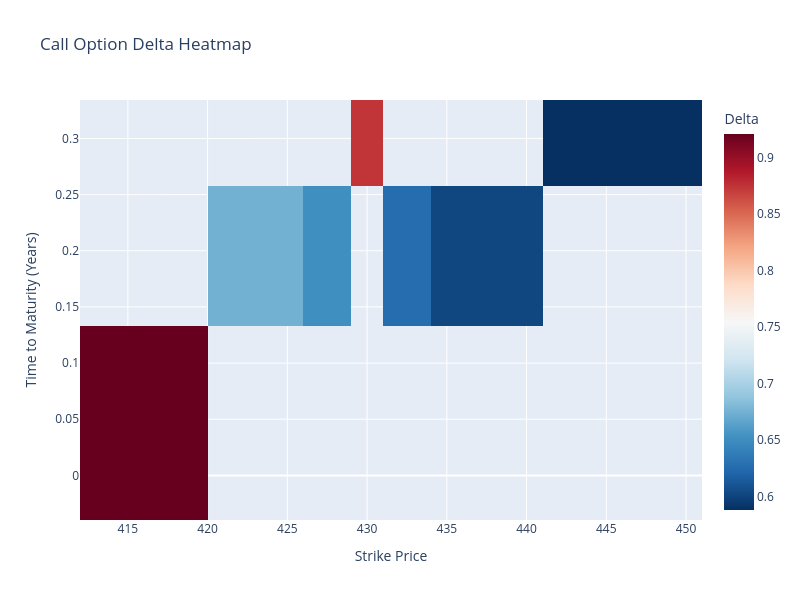
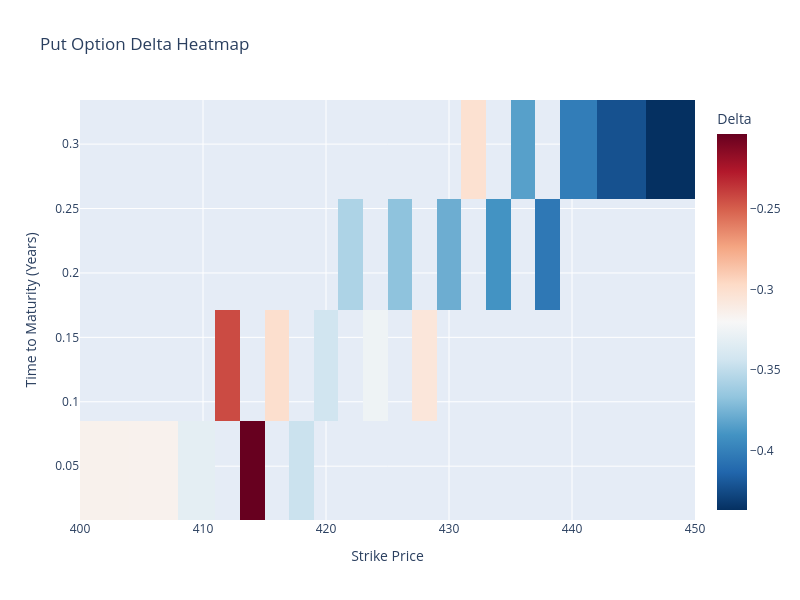

Source (notebook cell) for these figures, in order:
### Markdown cell above
**Reasoning**:
I need to visualize the behavior of option Greeks. I'll start with Delta, creating a heatmap that shows Delta values across different strike prices and times to maturity. This involves preparing the data by pivoting `df_options` to get Delta values in a grid format.

### Code cell
import plotly.graph_objects as go

print("Generating Heatmap for Option Delta...")

# Prepare data for Delta heatmap
# It's important to average or select a representative value if multiple options exist for same TTM/Strike (e.g., calls/puts).
# For a heatmap, we generally want one value per (TTM, Strike) cell.
# Let's consider calls and puts separately for Greeks visualization, or average them if appropriate.
# For simplicity, let's create separate heatmaps for Call Delta and Put Delta.

# Filter for call options and pivot for Delta heatmap
df_calls = df_options[df_options['option_type'] == 'call']
delta_calls_pivot = df_calls.pivot_table(index='time_to_maturity', columns='strike_price', values='delta')

# Create Call Delta Heatmap
fig_delta_call = go.Figure(data=go.Heatmap(
                   z=delta_calls_pivot.values,
                   x=delta_calls_pivot.columns,
                   y=delta_calls_pivot.index,
                   colorscale='RdBu_r',
                   colorbar=dict(title='Delta')
                  ))

fig_delta_call.update_layout(
    title='Call Option Delta Heatmap',
    xaxis_title='Strike Price',
    yaxis_title='Time to Maturity (Years)',
    autosize=False,
    width=800,
    height=600,
    hovermode='closest'
)
fig_delta_call.show()
print("Call Option Delta Heatmap displayed.")


# Filter for put options and pivot for Delta heatmap
df_puts = df_options[df_options['option_type'] == 'put']
delta_puts_pivot = df_puts.pivot_table(index='time_to_maturity', columns='strike_price', values='delta')

# Create Put Delta Heatmap
fig_delta_put = go.Figure(data=go.Heatmap(
                   z=delta_puts_pivot.values,
                   x=delta_puts_pivot.columns,
                   y=delta_puts_pivot.index,
                   colorscale='RdBu_r',
                   colorbar=dict(title='Delta')
                  ))

fig_delta_put.update_layout(
    title='Put Option Delta Heatmap',
    xaxis_title='Strike Price',
    yaxis_title='Time to Maturity (Years)',
    autosize=False,
    width=800,
    height=600,
    hovermode='closest'
)
fig_delta_put.show()
print("Put Option Delta Heatmap displayed.")

### Figure 1 — Plotly figure (JSON) as saved in the notebook; plotly's stock layout.template omitted (floating-point values rounded to 4 significant figures)
{"data": [{"colorbar": {"title": {"text": "Delta"}}, "colorscale": [[0, "rgb(5,48,97)"], [0.1, "rgb(33,102,172)"], [0.2, "rgb(67,147,195)"], [0.3, "rgb(146,197,222)"], [0.4, "rgb(209,229,240)"], [0.5, "rgb(247,247,247)"], [0.6, "rgb(253,219,199)"], [0.7, "rgb(244,165,130)"], [0.8, "rgb(214,96,77)"], [0.9, "rgb(178,24,43)"], [1, "rgb(103,0,31)"]], "type": "heatmap", "x": [416, 424, 428, 430, 432, 436, 446], "y": [0.04658, 0.2192, 0.2959], "z": [[0.9206, null, null, null, null, null, null], [null, 0.675, 0.6518, null, 0.6265, 0.6026, null], [null, null, null, 0.8739, null, null, 0.5884]]}], "layout": {"autosize": false, "height": 600, "hovermode": "closest", "title": {"text": "Call Option Delta Heatmap"}, "width": 800, "xaxis": {"title": {"text": "Strike Price"}}, "yaxis": {"title": {"text": "Time to Maturity (Years)"}}}}

### Figure 2 — Plotly figure (JSON) as saved in the notebook; plotly's stock layout.template omitted (floating-point values rounded to 4 significant figures)
{"data": [{"colorbar": {"title": {"text": "Delta"}}, "colorscale": [[0, "rgb(5,48,97)"], [0.1, "rgb(33,102,172)"], [0.2, "rgb(67,147,195)"], [0.3, "rgb(146,197,222)"], [0.4, "rgb(209,229,240)"], [0.5, "rgb(247,247,247)"], [0.6, "rgb(253,219,199)"], [0.7, "rgb(244,165,130)"], [0.8, "rgb(214,96,77)"], [0.9, "rgb(178,24,43)"], [1, "rgb(103,0,31)"]], "type": "heatmap", "x": [402, 406, 410, 412, 414, 416, 418, 420, 422, 424, 426, 428, 430, 432, 434, 436, 438, 440, 444, 448], "y": [0.04658, 0.1233, 0.2192, 0.2959], "z": [[-0.315, -0.3156, -0.332, null, -0.2036, null, -0.3459, null, null, null, null, null, null, null, null, null, null, null, null, null], [null, null, null, -0.2434, null, -0.3005, null, -0.3434, null, -0.326, null, -0.3064, null, null, null, null, null, null, null, null], [null, null, null, null, null, null, null, null, -0.357, null, -0.3677, null, -0.378, null, -0.3905, null, -0.4041, null, null, null], [null, null, null, null, null, null, null, null, null, null, null, null, null, -0.3019, null, -0.3843, null, -0.4019, -0.4228, -0.437]]}], "layout": {"autosize": false, "height": 600, "hovermode": "closest", "title": {"text": "Put Option Delta Heatmap"}, "width": 800, "xaxis": {"title": {"text": "Strike Price"}}, "yaxis": {"title": {"text": "Time to Maturity (Years)"}}}}
